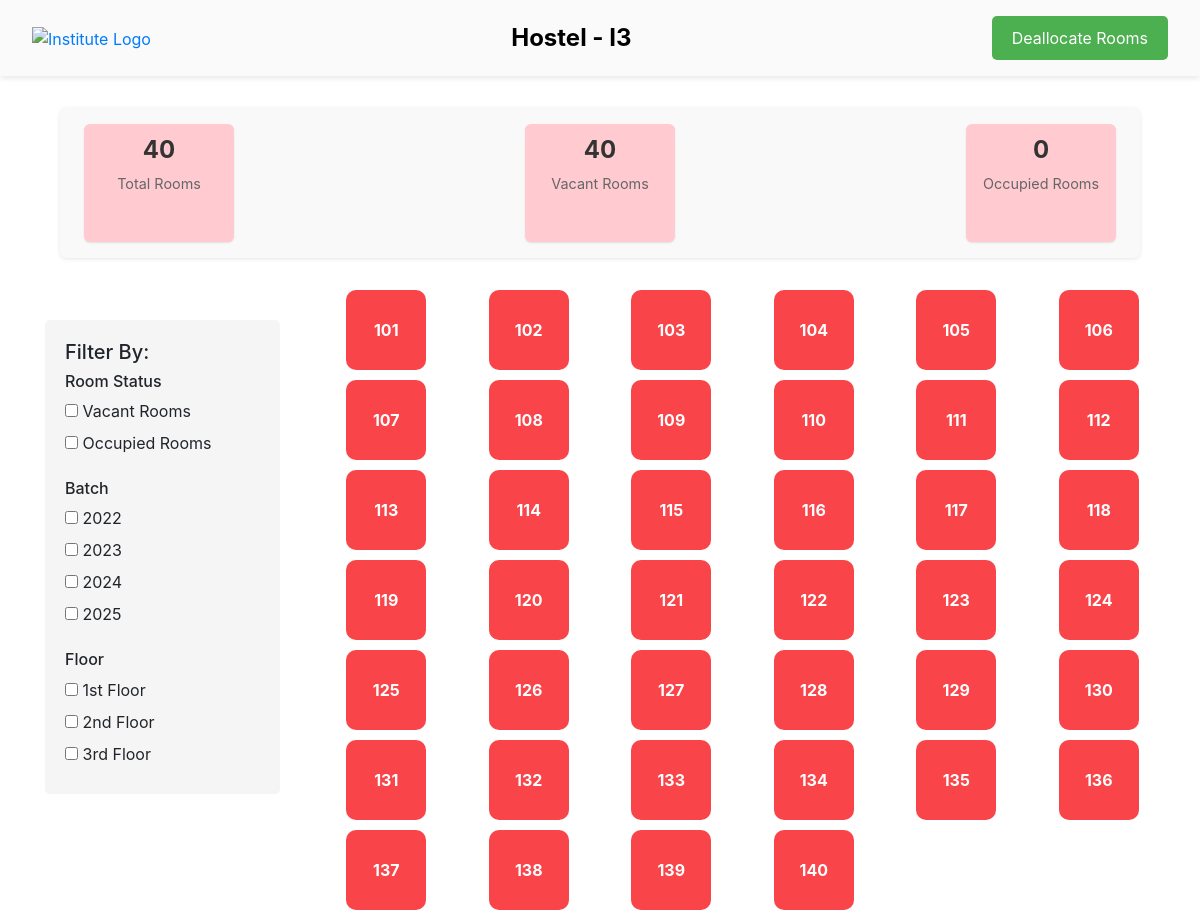
Screenshot of /hostel6.html with the database file from the repository.
### app.py (models this page shows)
class HostelF(db.Model):
    __tablename__ = 'hostel_F'
    id = db.Column(db.Integer, primary_key=True)
    h_id = db.Column(db.Integer, ForeignKey('Hostel.h_id'), nullable=False)
    student_name = db.Column(db.String(50), nullable=True)
    roll_num = db.Column(db.String(20),nullable=True)
    room_num = db.Column(db.Integer, nullable=True)
    floor = db.Column(db.Integer, nullable=True)
    batch = db.Column(db.String(10), nullable=True)
    branch = db.Column(db.String(50), nullable=True)

### app.py (the view)
@app.route('/hostel6.html')
def hostel6():
    hostel_f_data = HostelF.query.all()
    total_rooms = len(hostel_f_data)  # Total number of rooms
    occupied_rooms = sum(1 for room in hostel_f_data if room.student_name is not None)  # Occupied rooms
    vacant_rooms = total_rooms - occupied_rooms  # Vacant rooms
    return render_template("hostel6.html", hostel_f_data=hostel_f_data, total_rooms=total_rooms,
        vacant_rooms=vacant_rooms,
        occupied_rooms=occupied_rooms)

### templates/hostel6.html (shortened to what this page needs)
<!DOCTYPE html>
<html lang="en">
<head>
    <link href="https://stackpath.bootstrapcdn.com/bootstrap/4.5.2/css/bootstrap.min.css" rel="stylesheet">
</head>
<body>
    <header class="header">
        <a href="index.html" class="logo-link">
            <img src="https://iitj.ac.in/images/logo/Design-of-New-Logo-of-IITJ-2.png" alt="Institute Logo" class="logo">
        </a>
        <h1 class="header-title">Hostel - I3</h1>
        <button type="button" onclick="openForm()" class="deallocate-btn">Deallocate Rooms</button>
    </header>
    <div class="stats-container">
        <div class="stat-box">
            <p class="stat-number">{{ total_rooms }}</p>
            <p class="stat-label">Total Rooms</p>
        </div>
        <div class="stat-box">
            <p class="stat-number">{{ vacant_rooms }}</p>
            <p class="stat-label">Vacant Rooms</p>
        </div>
        <div class="stat-box">
            <p class="stat-number">{{ occupied_rooms }}</p>
            <p class="stat-label">Occupied Rooms</p>
        </div>
      </div>
    <div class="container mt-3">
        <div class="row">
            <div class="col-md-3">
                <div class="filter-box">
                    <h5>Filter By:</h5>
                    <div>
                        <h6>Room Status</h6>
                        <div>
                            <input type="checkbox" id="vacant" name="status" value="vacant">
                            <label for="vacant">Vacant Rooms</label>
                        </div>
                        <div>
                            <input type="checkbox" id="occupied" name="status" value="occupied">
                            <label for="occupied">Occupied Rooms</label>
                        </div>
                    </div>
                    <div class="mt-3">
                        <h6>Batch</h6>
                        <div>
                            <input type="checkbox" id="batch2022" name="batch" value="2022">
                            <label for="batch2022">2022</label>
                        </div>
                        <div>
                            <input type="checkbox" id="batch2023" name="batch" value="2023">
                            <label for="batch2023">2023</label>
                        </div>
                        <div>
                            <input type="checkbox" id="batch2024" name="batch" value="2024">
                            <label for="batch2024">2024</label>
                        </div>
                        <div>
                            <input type="checkbox" id="batch2025" name="batch" value="2025">
                            <label for="batch2025">2025</label>
                        </div>
                    </div>
                    <div class="mt-3">
                        <h6>Floor</h6>
                        <div>
                            <input type="checkbox" id="floor1" name="floor" value="1">
                            <label for="floor1">1st Floor</label>
                        </div>
                        <div>
                            <input type="checkbox" id="floor2" name="floor" value="2">
                            <label for="floor2">2nd Floor</label>
                        </div>
                        <div>
                            <input type="checkbox" id="floor3" name="floor" value="3">
                            <label for="floor3">3rd Floor</label>
                        </div>
                    </div>
                </div>
            </div>
            <div class="col-md-9">
                <div class="row">
                    {% for student in hostel_f_data %}
                    <div class="col-lg-2 col-md-3 col-sm-4 col-4 room-container" id="room-{{ student.room_num }}"
                         data-status="{% if student.student_name is none %}vacant{% else %}occupied{% endif %}">
                        <div class="room-box {% if student.student_name is none %}vacant{% else %}occupied{% endif %}"
                             onclick="{% if (student).student_name is none %}openForm('{{ student.room_num }}'){% else %}window.location.href='/student-details/{{ student.room_num }}'{% endif %}">
                            {{ student.room_num }}
                        </div>
                    </div>
                    {% endfor %}
                </div>
            </div>
        </div>
    </div>
</body>
</html>

### templates/hostel6.html (style rules this page uses)
.header { display: flex; align-items: center; justify-content: space-between; padding: 1rem 2rem; background-color: #fafafa; color: black; box-shadow: 0 2px 6px rgba(0, 0, 0, 0.1); }
.logo-link { text-decoration: none; }
.logo { height: 50px; width: auto; cursor: pointer; }
.header-title { font-size: 1.5rem; font-weight: bold; margin: 0; flex-grow: 1; text-align: center; color: black; }
.filter-box { background-color: #f5f5f5; padding: 20px; border-radius: 5px; margin-right: 20px; margin-top: 30px; }
.room-container { position: relative; text-align: center; margin-bottom: 10px; }
.room-box { width: 80px; height: 80px; margin: auto; border-radius: 10px; display: flex; align-items: center; justify-content: center; font-size: 1rem; font-weight: bold; color: white; cursor: pointer; transition: transform 0.3s ease, box-shadow 0.3s ease; }
.vacant { background-color: #f94449; }
.stats-container { display: flex; justify-content: space-between; margin: 2rem 0; padding: 1rem; background-color: #f9f9f9; border-radius: 6px; box-shadow: 0 1px 4px rgba(0, 0, 0, 0.1); width: 90%; max-width: 1200px; margin-left: auto; margin-right: auto; min-height: 150px; }
.stat-box { text-align: center; padding: 0.5rem; background: #e7e7e7; border-radius: 6px; width: 150px; box-shadow: 0 1px 2px rgba(0, 0, 0, 0.1); margin: 0 0.5rem; background-color: #ffcbd1 }
.stat-number { font-size: 1.5rem; font-weight: bold; color: #333; margin: 0; }
.stat-label { font-size: 0.9rem; color: #666; margin: 0.3rem 0 0; }
.deallocate-btn { background-color: #4CAF50; color: white; border: none; padding: 10px 20px; font-size: 16px; cursor: pointer; border-radius: 5px; transition: background-color 0.3s ease; }

### rows the page displays
HostelF: room_num "101"
HostelF: room_num "102"
HostelF: room_num "103"
HostelF: room_num "104"
HostelF: room_num "105"
HostelF: room_num "106"
HostelF: room_num "107"
HostelF: room_num "108"
HostelF: room_num "109"
HostelF: room_num "110"
HostelF: room_num "111"
HostelF: room_num "112"
HostelF: room_num "113"
HostelF: room_num "114"
HostelF: room_num "115"
HostelF: room_num "116"
HostelF: room_num "117"
HostelF: room_num "118"
HostelF: room_num "119"
HostelF: room_num "120"
HostelF: room_num "121"
HostelF: room_num "122"
HostelF: room_num "123"
HostelF: room_num "124"
HostelF: room_num "125"
HostelF: room_num "126"
HostelF: room_num "127"
HostelF: room_num "128"
HostelF: room_num "129"
HostelF: room_num "130"
HostelF: room_num "131"
HostelF: room_num "132"
HostelF: room_num "133"
HostelF: room_num "134"
HostelF: room_num "135"
HostelF: room_num "136"
HostelF: room_num "137"
HostelF: room_num "138"
HostelF: room_num "139"
HostelF: room_num "140"

### other values shown
{{ total_rooms }} "40"
{{ vacant_rooms }} "40"
{{ occupied_rooms }} "0"
